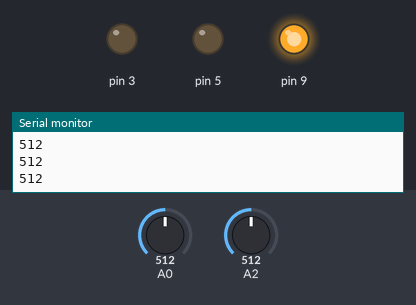
This sketch was run on a simulated Arduino Uno, built with avr-gcc and run on an emulated ATmega328P. Parts: output pins drawn as LEDs (lit = HIGH), the last lines printed to the serial monitor. The test bench sets the inputs (shaded band); at power-on: A0 = 512, A2 = 512.

Above: at 1.2 s.
1.3 s: A0 set to 490
At 2.5 s:
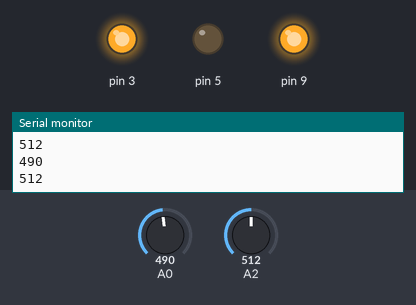
3.3 s: A2 set to 487
At 4.1 s:
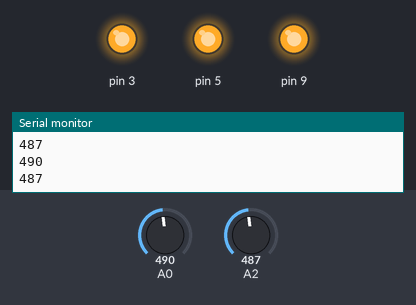
5.1 s: A2 set to 53
6.6 s: A2 set to 45
At 8.0 s:
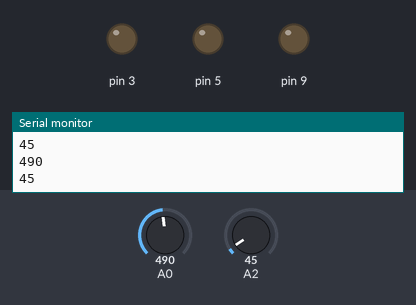
8.4 s: A2 set to 122
At 9.5 s:
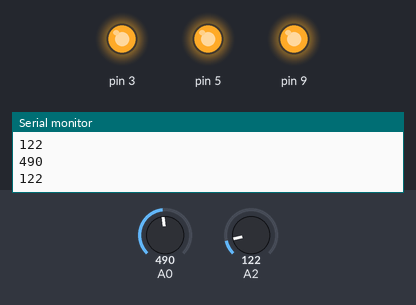
Timing chart, 0 to 11.2 s (numbered marks = the images above; inputs shaded):
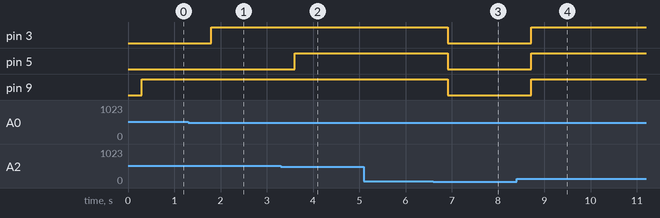

Measured:
- the behaviour switches between 500 and 499 on A2 (found by bisection; images 1 and 2)
- the behaviour switches between 51 and 50 on A2 (found by bisection; images 2 and 3)
- after the input at 1.3 s, pin 3: LOW → HIGH after 0.50 s
- after the input at 3.3 s, pin 5: LOW → HIGH after 0.31 s
- after the input at 6.6 s, pin 3, pin 5, pin 9: HIGH → LOW after 0.31 s
- after the input at 8.4 s, pin 3, pin 5, pin 9: LOW → HIGH after 0.32 s

The sketch:

Comparadores.ino
```cpp
int var1;
int var2;

void setup()
{
  pinMode(3, OUTPUT);
  pinMode(5, OUTPUT);
  pinMode(9, OUTPUT);
  Serial.begin(9600);
}

void loop()
{

  var1 = analogRead(A0);
  var2 = analogRead(A2);
  Serial.println(var1);
  Serial.println(var2);
  delay(300);

  if (var1 != var2){
   digitalWrite(3,HIGH);
  }

  if (var1 > 300 && var2 < 500){
  digitalWrite (5,HIGH);
  }

  if (var1 < 30 || var2 >50){
  digitalWrite (9,HIGH);
  }

  else {
    digitalWrite (9,LOW);
    digitalWrite (5,LOW);
    digitalWrite (3,LOW);
  }


}
```
